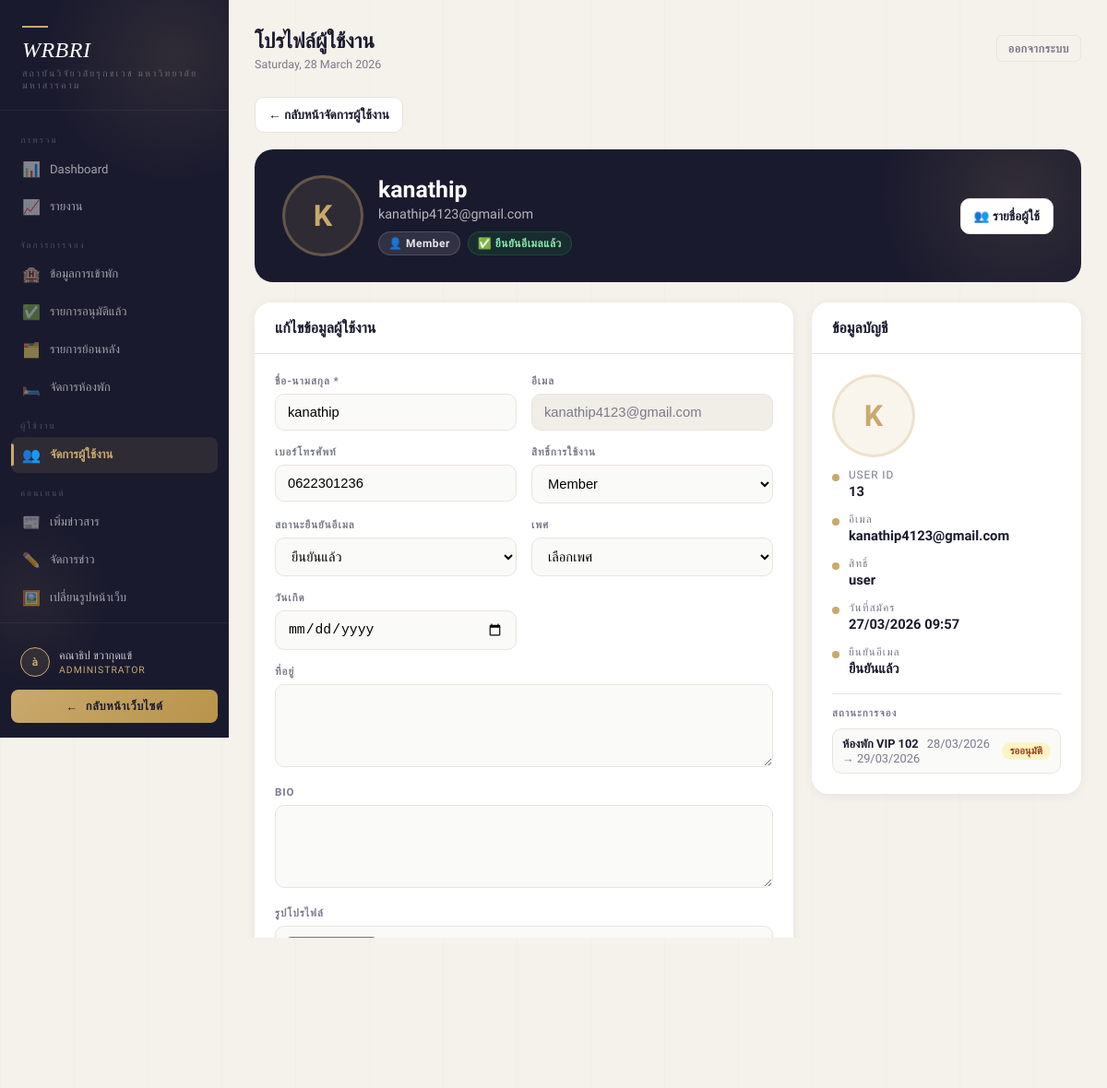
The page /user_view.php?id=13 (signed in) on the database its author committed.
### tables this page shows
CREATE TABLE `users` (
  `id` int(11) NOT NULL,
  `fullname` varchar(150) NOT NULL,
  `email` varchar(150) NOT NULL,
  `phone` varchar(20) DEFAULT NULL,
  `password` varchar(255) NOT NULL,
  `created_at` timestamp NOT NULL DEFAULT current_timestamp(),
  `is_verified` tinyint(1) NOT NULL DEFAULT 0,
  `role` enum('user','admin') NOT NULL DEFAULT 'user',
  `avatar` varchar(255) DEFAULT NULL,
  `birth_date` date DEFAULT NULL,
  `gender` enum('ชาย','หญิง','อื่นๆ') DEFAULT NULL,
  `address` text DEFAULT NULL,
  `bio` text DEFAULT NULL,
  `updated_at` timestamp NOT NULL DEFAULT current_timestamp() ON UPDATE current_timestamp()
);

CREATE TABLE `room_bookings` (
  `id` int(11) NOT NULL,
  `full_name` varchar(150) NOT NULL,
  `phone` varchar(20) NOT NULL,
  `email` varchar(150) DEFAULT NULL,
  `room_type` varchar(100) NOT NULL,
  `guests` int(11) NOT NULL,
  `checkin_date` date NOT NULL,
  `checkout_date` date NOT NULL,
  `note` text DEFAULT NULL,
  `status` enum('pending','approved','rejected','cancelled','completed') DEFAULT 'pending',
  `booking_status` enum('pending','approved','cancelled') DEFAULT 'pending',
  `archived` tinyint(1) NOT NULL DEFAULT 0,
  `created_at` timestamp NOT NULL DEFAULT current_timestamp(),
  `room_id` int(11) NOT NULL
);

### user_view.php (the view, shortened to what this page needs)
<?php
function h($str) {
    return htmlspecialchars((string)$str, ENT_QUOTES, 'UTF-8');
}
function hasColumn(mysqli $conn, string $table, string $column): bool {
    $table = $conn->real_escape_string($table);
    $column = $conn->real_escape_string($column);
    $sql = "SHOW COLUMNS FROM `$table` LIKE '$column'";
    $res = $conn->query($sql);
    return $res && $res->num_rows > 0;
}
$hasPhone     = hasColumn($conn, 'users', 'phone');
$hasAvatar    = hasColumn($conn, 'users', 'avatar');
$hasRole      = hasColumn($conn, 'users', 'role');
$hasVerified  = hasColumn($conn, 'users', 'is_verified');
$hasCreatedAt = hasColumn($conn, 'users', 'created_at');
$hasGender    = hasColumn($conn, 'users', 'gender');
$hasBirthDate = hasColumn($conn, 'users', 'birth_date');
$hasAddress   = hasColumn($conn, 'users', 'address');
$hasBio       = hasColumn($conn, 'users', 'bio');
$userId = isset($_GET['id']) ? (int)$_GET['id'] : 0;
$selectFields = ['id', 'fullname', 'email'];
if ($hasPhone)     $selectFields[] = 'phone';
if ($hasAvatar)    $selectFields[] = 'avatar';
if ($hasRole)      $selectFields[] = 'role';
if ($hasVerified)  $selectFields[] = 'is_verified';
if ($hasCreatedAt) $selectFields[] = 'created_at';
if ($hasGender)    $selectFields[] = 'gender';
if ($hasBirthDate) $selectFields[] = 'birth_date';
if ($hasAddress)   $selectFields[] = 'address';
if ($hasBio)       $selectFields[] = 'bio';
$stmt = $conn->prepare("SELECT " . implode(', ', $selectFields) . " FROM users WHERE id = ? LIMIT 1");
$stmt->bind_param("i", $userId);
$stmt->execute();
$result = $stmt->get_result();
$user = $result ? $result->fetch_assoc() : null;
$userEmail = $conn->real_escape_string($user['email'] ?? '');
$bookings_result = $userEmail ? $conn->query("SELECT id, room_type, guests, checkin_date, checkout_date, status, booking_status, archived, created_at FROM room_bookings WHERE email='$userEmail' ORDER BY id DESC") : null;
function getBookingStatus($row) {
    if (!empty($row['booking_status'])) return $row['booking_status'];
    return 'pending';
}
function bsText($s) {
    $map = ['approved'=>'อนุมัติแล้ว','pending'=>'รออนุมัติ','rejected'=>'ไม่อนุมัติ','cancelled'=>'ยกเลิกแล้ว','completed'=>'เสร็จสิ้น','unavailable'=>'ไม่พร้อมใช้งาน'];
    return $map[$s] ?? 'ไม่ทราบสถานะ';
}
function bsClass($s) {
    $map = ['approved'=>'bs-approved','pending'=>'bs-pending','rejected'=>'bs-rejected','cancelled'=>'bs-cancelled','completed'=>'bs-completed','unavailable'=>'bs-unavailable'];
    return $map[$s] ?? 'bs-unknown';
}
include 'admin_layout_top.php';
$name = trim((string)($user['fullname'] ?? 'U'));
$firstChar = function_exists('mb_substr')
    ? mb_strtoupper(mb_substr($name, 0, 1), 'UTF-8')
    : strtoupper(substr($name, 0, 1));
?>
<div class="uv-wrap">
  <div class="uv-topbar">
    <a href="manage_users.php" class="uv-btn">← กลับหน้าจัดการผู้ใช้งาน</a>
  </div>
  <div class="uv-hero">
    <div class="uv-user">
      <div class="uv-avatar" id="avatarPreviewMain">
        <?php if ($hasAvatar && !empty($user['avatar']) && file_exists(__DIR__ . '/' . $user['avatar'])): ?>
          <img src="<?= h($user['avatar']) ?>?v=<?= time() ?>" alt="avatar">
        <?php else: ?>
          <?= h($firstChar) ?>
        <?php endif; ?>
      </div>
      <div>
        <div class="uv-name"><?= h($user['fullname'] ?? '-') ?></div>
        <div class="uv-email"><?= h($user['email'] ?? '-') ?></div>
        <div class="uv-badges">
          <?php if ($hasRole && ($user['role'] ?? '') === 'admin'): ?>
            <span class="badge badge-admin">⚡ Administrator</span>
          <?php else: ?>
            <span class="badge badge-user">👤 Member</span>
          <?php endif; ?>
          <?php if ($hasVerified): ?>
            <?php if ((int)($user['is_verified'] ?? 0) === 1): ?>
              <span class="badge badge-success">✅ ยืนยันอีเมลแล้ว</span>
            <?php else: ?>
              <span class="badge badge-muted">⏳ ยังไม่ยืนยัน</span>
            <?php endif; ?>
          <?php endif; ?>
        </div>
      </div>
    </div>
    <div style="position:relative;z-index:1;">
      <a href="manage_users.php" class="uv-btn">👥 รายชื่อผู้ใช้</a>
    </div>
  </div>
  <div class="uv-grid">
    <div class="uv-card">
      <div class="uv-card-header">แก้ไขข้อมูลผู้ใช้งาน</div>
      <div class="uv-card-body">
        <form method="POST" enctype="multipart/form-data">
          <div class="uv-form-grid">
            <div class="uv-group">
              <label>ชื่อ-นามสกุล *</label>
              <input type="text" name="fullname" class="uv-input" value="<?= h($user['fullname'] ?? '') ?>" required>
            </div>
            <div class="uv-group">
              <label>อีเมล</label>
              <input type="text" class="uv-input" value="<?= h($user['email'] ?? '') ?>" readonly>
            </div>
            <?php if ($hasPhone): ?>
            <div class="uv-group">
              <label>เบอร์โทรศัพท์</label>
              <input type="text" name="phone" class="uv-input" value="<?= h($user['phone'] ?? '') ?>">
            </div>
            <?php endif; ?>
            <?php if ($hasRole): ?>
            <div class="uv-group">
              <label>สิทธิ์การใช้งาน</label>
              <select name="role" class="uv-select">
                <option value="user" <?= (($user['role'] ?? '') === 'user') ? 'selected' : '' ?>>Member</option>
              </select>
            </div>
            <?php endif; ?>
            <?php if ($hasVerified): ?>
            <div class="uv-group">
              <label>สถานะยืนยันอีเมล</label>
              <select name="is_verified" class="uv-select">
                <option value="1" <?= ((int)($user['is_verified'] ?? 0) === 1) ? 'selected' : '' ?>>ยืนยันแล้ว</option>
              </select>
            </div>
            <?php endif; ?>
            <?php if ($hasGender): ?>
            <div class="uv-group">
              <label>เพศ</label>
              <select name="gender" class="uv-select">
                <option value="">เลือกเพศ</option>
              </select>
            </div>
            <?php endif; ?>
            <?php if ($hasBirthDate): ?>
            <div class="uv-group">
              <label>วันเกิด</label>
              <input type="date" name="birth_date" class="uv-input" value="<?= h($user['birth_date'] ?? '') ?>">
            </div>
            <?php endif; ?>
            <?php if ($hasAddress): ?>
            <div class="uv-group full">
              <label>ที่อยู่</label>
              <textarea name="address" class="uv-textarea"><?= h($user['address'] ?? '') ?></textarea>
            </div>
            <?php endif; ?>
            <?php if ($hasBio): ?>
            <div class="uv-group full">
              <label>Bio</label>
              <textarea name="bio" class="uv-textarea"><?= h($user['bio'] ?? '') ?></textarea>
            </div>
            <?php endif; ?>
            <?php if ($hasAvatar): ?>
            <div class="uv-group full">
              <label>รูปโปรไฟล์</label>
              <input type="file" name="avatar" class="uv-input" accept="image/*" onchange="previewAvatar(event)">
              <div class="uv-file">รองรับ jpg, jpeg, png, webp, gif ขนาดไม่เกิน 2MB</div>
            </div>
            <?php endif; ?>
          </div>
          <div class="uv-actions">
            <a href="manage_users.php" class="uv-btn">ยกเลิก</a>
            <button type="submit" class="uv-btn primary">💾 บันทึกข้อมูล</button>
          </div>
        </form>
      </div>
    </div>
    <div>
      <div class="uv-card">
        <div class="uv-card-header">ข้อมูลบัญชี</div>
        <div class="uv-card-body">
          <div class="uv-preview" id="avatarPreviewSide">
            <?php if ($hasAvatar && !empty($user['avatar']) && file_exists(__DIR__ . '/' . $user['avatar'])): ?>
              <img src="<?= h($user['avatar']) ?>?v=<?= time() ?>" alt="avatar">
            <?php else: ?>
              <?= h($firstChar) ?>
            <?php endif; ?>
          </div>
          <div class="uv-info-list">
            <div class="uv-info-item">
              <div class="uv-dot"></div>
              <div>
                <div class="uv-info-label">User ID</div>
                <div class="uv-info-value"><?= (int)$user['id'] ?></div>
              </div>
            </div>
            <div class="uv-info-item">
              <div class="uv-dot"></div>
              <div>
                <div class="uv-info-label">อีเมล</div>
                <div class="uv-info-value"><?= h($user['email'] ?? '-') ?></div>
              </div>
            </div>
            <?php if ($hasRole): ?>
            <div class="uv-info-item">
              <div class="uv-dot"></div>
              <div>
                <div class="uv-info-label">สิทธิ์</div>
                <div class="uv-info-value"><?= h($user['role'] ?? 'user') ?></div>
              </div>
            </div>
            <?php endif; ?>
            <?php if ($hasCreatedAt): ?>
            <div class="uv-info-item">
              <div class="uv-dot"></div>
              <div>
                <div class="uv-info-label">วันที่สมัคร</div>
                <div class="uv-info-value">
                  <?= !empty($user['created_at']) ? h(date('d/m/Y H:i', strtotime($user['created_at']))) : '-' ?>
                </div>
              </div>
            </div>
            <?php endif; ?>
            <?php if ($hasVerified): ?>
            <div class="uv-info-item">
              <div class="uv-dot"></div>
              <div>
                <div class="uv-info-label">ยืนยันอีเมล</div>
                <div class="uv-info-value">
                  <?= ((int)($user['is_verified'] ?? 0) === 1) ? 'ยืนยันแล้ว' : 'ยังไม่ยืนยัน' ?>
                </div>
              </div>
            </div>
            <?php endif; ?>
          </div>
          <?php if ($bookings_result && $bookings_result->num_rows > 0): ?>
            <div style="margin-top:18px;border-top:1px solid var(--border);padding-top:14px;">
              <div style="font-size:.7rem;font-weight:700;letter-spacing:.1em;text-transform:uppercase;color:var(--muted);margin-bottom:10px;">สถานะการจอง</div>
              <div style="display:flex;flex-direction:column;gap:8px;">
                <?php while ($brow = $bookings_result->fetch_assoc()):
                  $bStatus = getBookingStatus($brow); ?>
                <div style="display:flex;align-items:center;justify-content:space-between;gap:8px;padding:8px 10px;background:#fafaf8;border:1px solid var(--border);border-radius:10px;font-size:.8rem;">
                  <div>
                    <span style="font-weight:700;color:var(--ink);"><?= h($brow['room_type'] ?? '-') ?></span>
                    <span style="color:var(--muted);margin-left:6px;"><?= !empty($brow['checkin_date']) ? date('d/m/Y', strtotime($brow['checkin_date'])) : '-' ?> → <?= !empty($brow['checkout_date']) ? date('d/m/Y', strtotime($brow['checkout_date'])) : '-' ?></span>
                  </div>
                  <span class="bs-badge <?= bsClass($bStatus) ?>"><?= bsText($bStatus) ?></span>
                </div>
                <?php endwhile; ?>
              </div>
            </div>
          <?php else: ?>
            <div style="margin-top:14px;border-top:1px solid var(--border);padding-top:12px;font-size:.8rem;color:var(--muted);text-align:center;">ยังไม่มีรายการจอง</div>
          <?php endif; ?>
        </div>
      </div>
    </div>
  </div>
</div>
<?php
include 'admin_layout_bottom.php';
?>

### admin_layout_top.php (style rules this page uses)
*, *::before, *::after { box-sizing: border-box; margin: 0; padding: 0; }
:root { --ink: #1a1a2e; --ink2: #121220; --accent: #c9a96e; --accent2: #e8d5b0; --accent-dim: rgba(201,169,110,0.15); --bg: #f5f1eb; --card: #ffffff; --muted: #7a7a8c; --border: #e0ddd6; --danger: #c0392b; --success: #2e7d32; --text: #1a1a2e; --sidebar-w: 248px; }
html, body { height: 100%; }
body { font-family: 'Sarabun', sans-serif; background: var(--bg); color: var(--text); overflow-x: hidden; }
body::before { content: ''; position: fixed; inset: 0; pointer-events: none; z-index: 0; background-image: repeating-linear-gradient( 90deg, rgba(201,169,110,0.03) 0px, rgba(201,169,110,0.03) 1px, transparent 1px, transparent 80px ); }
.badge { display: inline-block; padding: 3px 9px; border-radius: 20px; font-size: 0.7rem; font-weight: 600; letter-spacing: 0.04em; }

### rows shown on the page
users: fullname "K", fullname "kanathip", email "kanathip4123@gmail.com", phone "0622301236", role "Member", is_verified "ยืนยันแล้ว", id "13", role "user", created_at "27/03/2026 09:57"
room_bookings: room_type "ห้องพัก VIP 102", checkin_date "28/03/2026", checkout_date "29/03/2026", booking_status "รออนุมัติ"

### other values the page prints
substr($_SESSION['user_name'] ?? 'A', 0, 1) "à"
$_SESSION['user_name'] "คณาธิป ขวากุดแข้"
$pageTitle "โปรไฟล์ผู้ใช้งาน"
